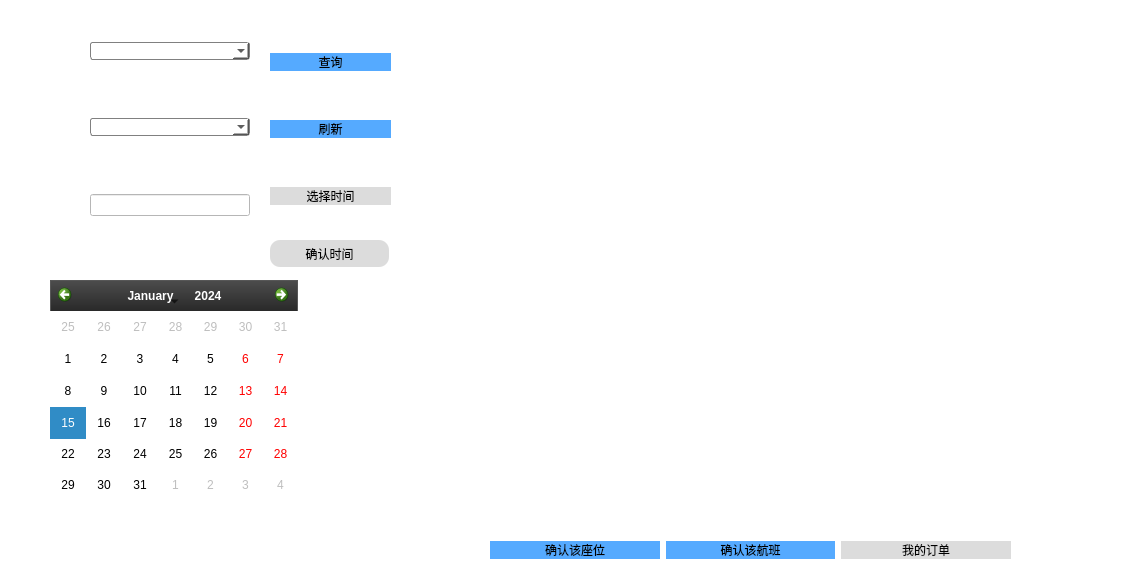
<?xml version="1.0" encoding="UTF-8"?>
<ui version="4.0">
 <class>user_dialog</class>
 <widget class="QDialog" name="user_dialog">
  <property name="enabled">
   <bool>true</bool>
  </property>
  <property name="geometry">
   <rect>
    <x>0</x>
    <y>0</y>
    <width>1135</width>
    <height>585</height>
   </rect>
  </property>
  <property name="windowTitle">
   <string>Dialog</string>
  </property>
  <property name="styleSheet">
   <string notr="true">
background-color: rgb(255, 255, 255);</string>
  </property>
  <widget class="QCalendarWidget" name="calendarWidget">
   <property name="geometry">
    <rect>
     <x>50</x>
     <y>280</y>
     <width>248</width>
     <height>221</height>
    </rect>
   </property>
   <property name="autoFillBackground">
    <bool>false</bool>
   </property>
   <property name="styleSheet">
    <string notr="true">

QToolButton#qt_calendar_prevmonth,QToolButton#qt_calendar_nextmonth,QToolButton#qt_calendar_monthbutton,QToolButton#qt_calendar_yearbutton{
border:0px solid #000000;
border-radius:3px;
margin:3px 3px 3px 3px;
padding:3px;
background-color:rgba(0,0,0,0);

}
 
QToolButton#qt_calendar_prevmonth:hover,QToolButton#qt_calendar_nextmonth:hover,QToolButton#qt_calendar_monthbutton:hover,QToolButton#qt_calendar_yearbutton:hover,QToolButton#qt_calendar_prevmonth:pressed,QToolButton#qt_calendar_nextmonth:pressed,QToolButton#qt_calendar_monthbutton:pressed,QToolButton#qt_calendar_yearbutton:pressed{
border:1px solid #D8D8D8;

}
 
QCalendarWidget QSpinBox#qt_calendar_yearedit{
margin:3px 3px 3px 3px;
padding:0px -7px 0px 0px;
}
 
QDateEdit QCalendarWidget QSpinBox#qt_calendar_yearedit,QDateTimeEdit QCalendarWidget QSpinBox#qt_calendar_yearedit{
padding:0px -2px 0px 0px;
}
 
QCalendarWidget QToolButton::menu-indicator{

	image: none;
}
 
QCalendarWidget QTableView{
border-width:0px;
	
}
 
QCalendarWidget QWidget#qt_calendar_navigationbar{
border:1px solid #575757;
border-width:1px 1px 0px 1px;
background:qlineargradient(spread:pad,x1:0,y1:0,x2:0,y2:1,stop:0 #4D4D4D,stop:1 #292929);

}</string>
   </property>
   <property name="inputMethodHints">
    <set>Qt::ImhNone</set>
   </property>
   <property name="gridVisible">
    <bool>false</bool>
   </property>
   <property name="selectionMode">
    <enum>QCalendarWidget::SingleSelection</enum>
   </property>
   <property name="horizontalHeaderFormat">
    <enum>QCalendarWidget::NoHorizontalHeader</enum>
   </property>
   <property name="verticalHeaderFormat">
    <enum>QCalendarWidget::NoVerticalHeader</enum>
   </property>
   <property name="navigationBarVisible">
    <bool>true</bool>
   </property>
   <property name="dateEditEnabled">
    <bool>true</bool>
   </property>
   <property name="dateEditAcceptDelay">
    <number>1500</number>
   </property>
  </widget>
  <widget class="QTableView" name="tableView_showticket">
   <property name="geometry">
    <rect>
     <x>420</x>
     <y>20</y>
     <width>671</width>
     <height>471</height>
    </rect>
   </property>
   <property name="styleSheet">
    <string notr="true">QTableView::item:selected{
        color:white;
        background:rgb(34, 175, 75);    
}</string>
   </property>
   <property name="showGrid">
    <bool>true</bool>
   </property>
  </widget>
  <widget class="QLabel" name="label_show">
   <property name="geometry">
    <rect>
     <x>420</x>
     <y>20</y>
     <width>691</width>
     <height>471</height>
    </rect>
   </property>
   <property name="styleSheet">
    <string notr="true">border-image: url(:/images/13.jpg);</string>
   </property>
   <property name="text">
    <string/>
   </property>
  </widget>
  <widget class="QTableView" name="tableView_buy">
   <property name="geometry">
    <rect>
     <x>420</x>
     <y>20</y>
     <width>681</width>
     <height>471</height>
    </rect>
   </property>
   <property name="styleSheet">
    <string notr="true">QTableView::item:selected{
        color:white;
        background:rgb(34, 175, 75);    
}</string>
   </property>
  </widget>
  <widget class="QLabel" name="label_7">
   <property name="geometry">
    <rect>
     <x>0</x>
     <y>520</y>
     <width>311</width>
     <height>61</height>
    </rect>
   </property>
   <property name="styleSheet">
    <string notr="true">border-image: url(:/images/20130201110231_92210.jpg);
background-image: url(:/images/20130201110231_92210.jpg);</string>
   </property>
   <property name="text">
    <string/>
   </property>
  </widget>
  <widget class="QWidget" name="layoutWidget">
   <property name="geometry">
    <rect>
     <x>490</x>
     <y>530</y>
     <width>521</width>
     <height>41</height>
    </rect>
   </property>
   <layout class="QHBoxLayout" name="horizontalLayout">
    <item>
     <widget class="QPushButton" name="getseat">
      <property name="styleSheet">
       <string notr="true"> border-style:solid;  
       background: transparent;  
       background-color: rgb(85, 170, 255); 
         font: 12pt &quot;微软雅黑&quot;;
        
        border-radius: 10px;  
</string>
      </property>
      <property name="text">
       <string>确认该座位</string>
      </property>
     </widget>
    </item>
    <item>
     <widget class="QPushButton" name="getflight">
      <property name="styleSheet">
       <string notr="true"> border-style:solid;  
       background: transparent;  
       background-color: rgb(85, 170, 255); 
         font: 12pt &quot;微软雅黑&quot;;
        
        border-radius: 10px;  
</string>
      </property>
      <property name="text">
       <string>确认该航班</string>
      </property>
     </widget>
    </item>
    <item>
     <widget class="QPushButton" name="pushButton_4">
      <property name="styleSheet">
       <string notr="true">
font: 75 14pt &quot;黑体&quot;;
background-color: rgb(220, 220 ,220);
  border-radius: 10px;  
</string>
      </property>
      <property name="text">
       <string>我的订单</string>
      </property>
     </widget>
    </item>
   </layout>
  </widget>
  <widget class="QWidget" name="verticalLayoutWidget">
   <property name="geometry">
    <rect>
     <x>90</x>
     <y>-10</y>
     <width>160</width>
     <height>281</height>
    </rect>
   </property>
   <layout class="QVBoxLayout" name="verticalLayout">
    <item>
     <widget class="QComboBox" name="comboBox">
      <property name="styleSheet">
       <string notr="true">border: 1px solid gray;
font: 14pt &quot;Arial&quot;;
border-radius: 3px;
</string>
      </property>
     </widget>
    </item>
    <item>
     <widget class="QComboBox" name="comboBox_2">
      <property name="styleSheet">
       <string notr="true">border: 1px solid gray;
font: 14pt &quot;Arial&quot;;
border-radius: 3px;
</string>
      </property>
     </widget>
    </item>
    <item>
     <widget class="QLineEdit" name="lineEdit_time">
      <property name="styleSheet">
       <string notr="true">font: 12pt &quot;Arial&quot;;</string>
      </property>
     </widget>
    </item>
   </layout>
  </widget>
  <widget class="QLabel" name="label_4">
   <property name="geometry">
    <rect>
     <x>20</x>
     <y>190</y>
     <width>41</width>
     <height>41</height>
    </rect>
   </property>
   <property name="styleSheet">
    <string notr="true">border-image: url(:/images/日期.png);</string>
   </property>
   <property name="text">
    <string/>
   </property>
  </widget>
  <widget class="QLabel" name="label_2">
   <property name="geometry">
    <rect>
     <x>20</x>
     <y>120</y>
     <width>41</width>
     <height>41</height>
    </rect>
   </property>
   <property name="styleSheet">
    <string notr="true">font: 11pt &quot;Microsoft New Tai Lue&quot;;
border-image: url(:/images/到达地.png);</string>
   </property>
   <property name="text">
    <string/>
   </property>
  </widget>
  <widget class="QLabel" name="label_5">
   <property name="geometry">
    <rect>
     <x>10</x>
     <y>60</y>
     <width>51</width>
     <height>61</height>
    </rect>
   </property>
   <property name="styleSheet">
    <string notr="true">font: 11pt &quot;Microsoft New Tai Lue&quot;;
border-image: url(:/images/航班动态.png);</string>
   </property>
   <property name="text">
    <string/>
   </property>
  </widget>
  <widget class="QLabel" name="label_3">
   <property name="geometry">
    <rect>
     <x>20</x>
     <y>20</y>
     <width>41</width>
     <height>51</height>
    </rect>
   </property>
   <property name="styleSheet">
    <string notr="true">font: 11pt &quot;Microsoft New Tai Lue&quot;;
border-image: url(:/images/起点.png);</string>
   </property>
   <property name="text">
    <string/>
   </property>
  </widget>
  <widget class="QWidget" name="verticalLayoutWidget_2">
   <property name="geometry">
    <rect>
     <x>270</x>
     <y>10</y>
     <width>121</width>
     <height>241</height>
    </rect>
   </property>
   <layout class="QVBoxLayout" name="verticalLayout_2">
    <item>
     <widget class="QPushButton" name="search">
      <property name="styleSheet">
       <string notr="true"> border-style:solid;  
       background: transparent;  
       background-color: rgb(85, 170, 255); 
         font: 12pt &quot;微软雅黑&quot;;
        
        border-radius: 10px;  
</string>
      </property>
      <property name="text">
       <string>查询</string>
      </property>
     </widget>
    </item>
    <item>
     <widget class="QPushButton" name="pushButton_3">
      <property name="styleSheet">
       <string notr="true"> border-style:solid;  
       background: transparent;  
       background-color: rgb(85, 170, 255); 
         font: 12pt &quot;微软雅黑&quot;;
        
        border-radius: 10px;  
</string>
      </property>
      <property name="text">
       <string>刷新</string>
      </property>
     </widget>
    </item>
    <item>
     <widget class="QPushButton" name="btntime">
      <property name="styleSheet">
       <string notr="true"> border-style:solid;  
       background: transparent;  
       background-color: rgb(220 ,220 ,220); 
         font: 12pt &quot;微软雅黑&quot;;
        
        border-radius: 10px;  
</string>
      </property>
      <property name="text">
       <string>选择时间</string>
      </property>
     </widget>
    </item>
   </layout>
  </widget>
  <widget class="QPushButton" name="pushButton_calenda">
   <property name="geometry">
    <rect>
     <x>270</x>
     <y>240</y>
     <width>119</width>
     <height>27</height>
    </rect>
   </property>
   <property name="styleSheet">
    <string notr="true"> border-style:solid;  
       background: transparent;  
       background-color: rgb(220, 220 ,220); 
         font: 12pt &quot;微软雅黑&quot;;
        
        border-radius: 10px;  
</string>
   </property>
   <property name="text">
    <string>确认时间</string>
   </property>
  </widget>
  <zorder>layoutWidget</zorder>
  <zorder>tableView_showticket</zorder>
  <zorder>tableView_buy</zorder>
  <zorder>label_show</zorder>
  <zorder>label_7</zorder>
  <zorder>calendarWidget</zorder>
  <zorder>verticalLayoutWidget</zorder>
  <zorder>label_4</zorder>
  <zorder>label_2</zorder>
  <zorder>label_5</zorder>
  <zorder>label_3</zorder>
  <zorder>verticalLayoutWidget_2</zorder>
  <zorder>pushButton_calenda</zorder>
 </widget>
 <resources/>
 <connections/>
</ui>
